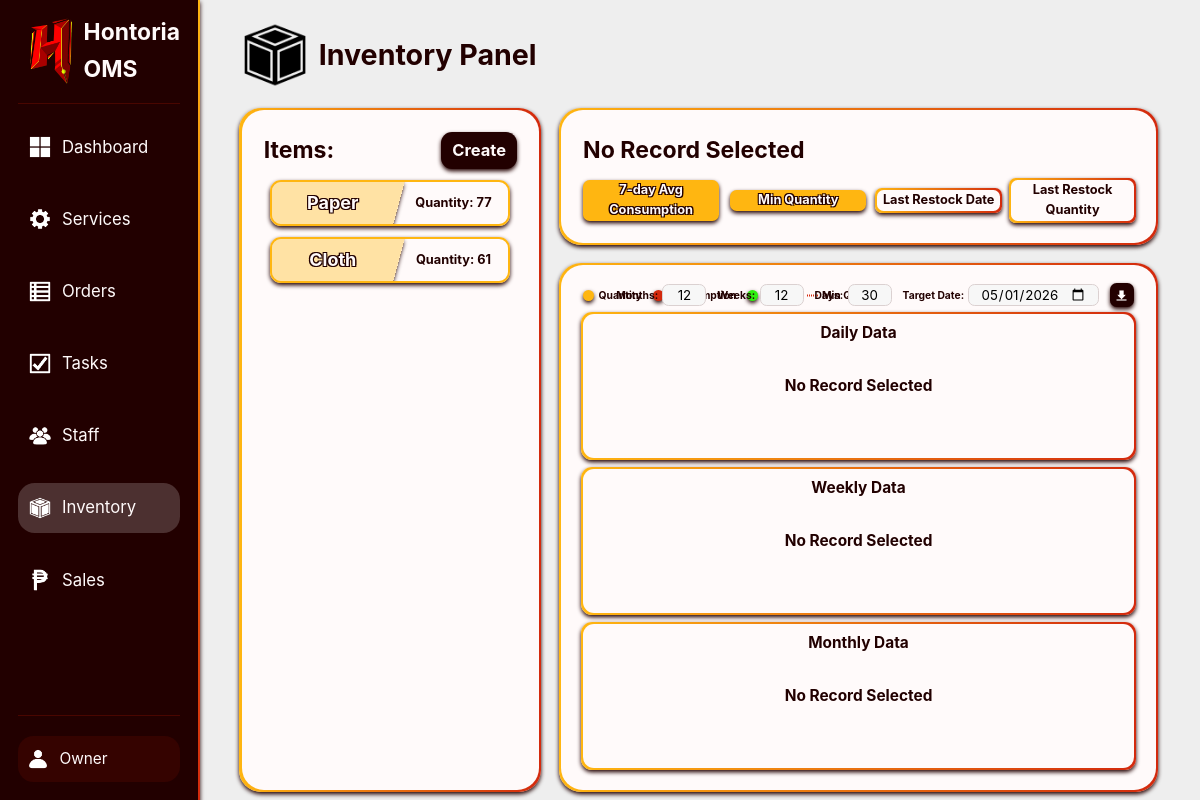
/internalWeb/public/index.php?page=inventory (signed in), run on the app's committed database.
### tables this page shows
CREATE TABLE inventory (
    id INT UNSIGNED AUTO_INCREMENT PRIMARY KEY,
    name VARCHAR(50) UNIQUE NOT NULL,
    minQuantity MEDIUMINT UNSIGNED NOT NULL DEFAULT 0,
    maxAvgConsumption MEDIUMINT UNSIGNED NOT NULL DEFAULT 0
);

### InternalWeb/Controllers/InventoryC.php (called while the page is built, shortened)
<?php
class InventoryC {
    private $inventoryModel;
    public function __construct($pdo) {
        require_once __DIR__ . '/../Models/InventoryM.php';
        $this->inventoryModel = new InventoryM($pdo);
    }
    public function showPage() {
        $inventoryList = $this->inventoryModel->getAllInventory();
        $inventoryQuantityMap = $this->inventoryModel->getAllInventoryCurrentQuantityMap();
        $inventoryLastRestockMap = $this->inventoryModel->getAllInventoryLastRestockMap();
        require __DIR__ . '/../Views/Inventory/Page.php';
    }
}

### InternalWeb/Models/InventoryM.php (called while the page is built, shortened)
<?php
class InventoryM {
    private $pdo;
    public function __construct($pdo) {
        $this->pdo = $pdo;
    }
    public function getAllInventory() {
        $query = "SELECT * FROM inventory";
        $stmt = $this->pdo->prepare($query);
        $stmt->execute();
        return $stmt->fetchAll(PDO::FETCH_ASSOC);
    }
    public function getAllInventoryCurrentQuantityMap() {
        $query = "
            SELECT
                inventoryRecords.inventoryID,
                inventoryRecords.quantity
            FROM inventoryRecords
            INNER JOIN (
                SELECT inventoryID, MAX(date) AS maxDate
                FROM inventoryRecords
                GROUP BY inventoryID
            ) latestDates ON inventoryRecords.inventoryID = latestDates.inventoryID
                AND inventoryRecords.date = latestDates.maxDate
            ORDER BY inventoryRecords.inventoryID ASC
        ";
        $stmt = $this->pdo->prepare($query);
        $stmt->execute();
        $map = [];
        foreach ($stmt->fetchAll(PDO::FETCH_ASSOC) as $item) {
            $map[$item['inventoryID']] = $item['quantity'];
        }
        return $map;
    }
    public function getAllInventoryLastRestockMap() {
        $query = "
            SELECT inventoryRecords.inventoryID,
                inventoryRecords.date,
                inventoryRecords.added
            FROM inventoryRecords
            INNER JOIN (
                SELECT inventoryID, MAX(date) AS maxDate
                FROM inventoryRecords
                WHERE added > 0
                GROUP BY inventoryID
            ) latestDates ON inventoryRecords.inventoryID = latestDates.inventoryID
                        AND inventoryRecords.date = latestDates.maxDate
            ORDER BY inventoryRecords.inventoryID ASC
        ";
        $stmt = $this->pdo->prepare($query);
        $stmt->execute();
        $map = [];
        foreach ($stmt->fetchAll(PDO::FETCH_ASSOC) as $row) {
            $map[$row['inventoryID']] = [
                'date'     => $row['date'],
                'quantity' => $row['added']
            ];
        }
        return $map;
    }
}

### InternalWeb/Views/Inventory/Page.php (the view, shortened to what this page needs)
<!DOCTYPE html>
<html>
<head>
    <link rel="stylesheet" href="../../Shared/CSS/Main.css">
</head>
<body class="asideLayout fixedScreen">
    <?php include("../Views/.Components/SideBar.php"); ?>
    <main class="columnLayout midGap">
        <h1 class="titleLogo minGap tinHeight">
            <img src="../../Shared/Img/BoxIcon.png" alt="Box"> Inventory Panel
        </h1>
        <section class="rowLayout flexMax midGap">
            <div class="flexMid columnLayout midGap">
                <section class="centerColumnLayout roundedMid flexMid">
                    <div class="box fullHeight fullWidth roundedMid columnLayout tinGap">
                        <div class="centerHoriRowLayout">
                            <h2 class="flexMax">Items:</h2>
                            <button type="button" class="darkBG emphasizedText noBorder shadowed whiteText centerColumnLayout fullHeight" id="createButton">
                                <b>Create</b>
                            </button>
                        </div>
                        <section class="minGap columnLayout scrollable flexMax noFlexBasis noMinHeight contentFlexStart regMinPadding" id="inventoryList">
                            <?php foreach ($inventoryList as $inventory): ?>
                                <div class="roundedMin centerHoriRowLayout flexStatic inventoryElement yellowBorder shadowed clickable fixedScreen noShrink"
                                    data-id="<?= htmlspecialchars($inventory['id']) ?>" data-name="<?= htmlspecialchars($inventory['name']) ?>"
                                    data-quantity="<?= htmlspecialchars($inventoryQuantityMap[$inventory['id']] ?? 0) ?>"
                                    data-min-quantity="<?= htmlspecialchars($inventory['minQuantity']) ?>"
                                    data-max-consumption="<?= htmlspecialchars($inventory['maxAvgConsumption']) ?>"
                                    data-restock-date="<?= $inventoryLastRestockMap[$inventory['id']]['date'] ?>"
                                    data-restock-quantity="<?= $inventoryLastRestockMap[$inventory['id']]['quantity'] ?>">
                                    <div class="capitalFirst centerText regMinPadding flexMax skewedXNegBG shadowed yellowTransBG">
                                        <h3 class="whiteText outlineText"><?= htmlspecialchars($inventory['name']) ?></h3>
                                    </div>
                                    <h5 class="capitalFirst centerText regMinPadding minWidth">
                                        Quantity: <?= htmlspecialchars($inventoryQuantityMap[$inventory['id']] ?? 0) ?>
                                    </h5>
                                </div>
                            <?php endforeach; ?>
                        </section>
                    </div>
                </section>
            </div>
            <section class="columnLayout midGap flexMax">
                <section class="centerColumnLayout roundedMid minGap">
                    <div class="centerColumnLayout minGap box roundedMid fullHeight fullWidth">
                        <div class="centerHoriRowLayout minGap fullWidth">
                            <h2 id="selectedTitle" class="capitalFirst flexMid">No Record Selected</h2>
                        </div>
                        <div class="centerHoriRowLayout minGap fullWidth">
                            <h5 id="avgConsumptionText" class="yellowBG roundedTin minHoriPadding outlineText whiteText shadowed flexMid centerText clickable">
                                7-day Avg Consumption
                            </h5>
                            <h5 id="minQuantityText" class="yellowBG roundedTin minHoriPadding outlineText whiteText shadowed flexMid centerText clickable">
                                Min Quantity
                            </h5>
                            <div class="flexMid centerColumnLayout roundedTin">
                                <h5 id="lastRestockDateText" class="capitalFirst midZ whiteBG fullDimensions roundedTin centerText">Last Restock Date</h5>
                            </div>
                            <div class="flexMid centerColumnLayout roundedTin">
                                <h5 id="lastRestockQuantityText" class="capitalFirst midZ whiteBG fullDimensions roundedTin centerText">Last Restock Quantity</h5>
                            </div>
                        </div>
                    </div>
                </section>
                <section class="centerColumnLayout roundedMid minGap flexMid noFlexBasis noMinHeight">
                    <div class="columnLayout minGap whiteBG regPadding roundedMid fullHeight fullWidth">
                        <div class="centerHoriRowLayout minGap whiteBG roundedMid">
                            <div class="centerHoriRowLayout tinGap">
                                <div class="micHeight squareSize yellowBG circle shadowed"></div>
                                <h6 class="capitalFirst">Quantity</h6>
                            </div>
                            <div class="centerHoriRowLayout tinGap">
                                <div class="micHeight squareSize redBG circle shadowed"></div>
                                <h6 class="capitalFirst">Consumption</h6>
                            </div>
                            <div class="centerHoriRowLayout tinGap">
                                <div class="micHeight squareSize greenBG circle shadowed"></div>
                                <h6 class="capitalFirst">Added</h6>
                            </div>
                            <div class="centerHoriRowLayout tinGap">
                                <div class="micHeight squareSize" style="display:flex; align-items:center; justify-content:center;">
                                    <div style="width:100%; height:0; border-top:0.1px dotted var(--red); transform: scaleY(2);"></div>
                                </div>
                                <h6 class="capitalFirst">Min Quantity</h6>
                            </div>
                            <div class="eastAbsolute edgeCorner fullWidth reverseCenterHoriRowLayout minGap">
                                <button type="button" class="noBorder darkBG shadowed squareSize minHoriPadding fitHeight roundedTin" id="downloadButton">
                                    <img src="../../Shared/Img/DownloadIcon.png" alt="Download" class="micHeight invertColors">
                                </button>
                                <div class="centerHoriRowLayout tinGap">
                                    <h6>Target Date:</h6>
                                    <input type="date" id="targetDateInput" class="unitHeight roundedTin">
                                </div>
                                <div class="centerHoriRowLayout tinGap">
                                    <h6>Days:</h6>
                                    <input type="number" id="dayRangeInput" class="unitHeight duoWidth roundedTin noPadding centerText" min="7" max="60" value="30">
                                </div>
                                <div class="centerHoriRowLayout tinGap">
                                    <h6>Weeks:</h6>
                                    <input type="number" id="weekRangeInput" class="unitHeight duoWidth roundedTin noPadding centerText" min="4" max="24" value="12">
                                </div>
                                <div class="centerHoriRowLayout tinGap">
                                    <h6>Months:</h6>
                                    <input type="number" id="monthRangeInput" class="unitHeight duoWidth roundedTin noPadding centerText" min="6" max="24" value="12">
                                </div>
                            </div>
                        </div>
                        <div class="centerColumnLayout whiteBG roundedMin fullHeight fullWidth">
                            <div id="dailyGraph" class="flexMax centerColumnLayout roundedMin whiteBG midZ fullWidth">
                                <h4 class="norAbsolute closeCorner topZ">Daily Data</h4>
                                <h4>No Record Selected</h4>
                            </div>
                        </div>
                        <div class="centerColumnLayout whiteBG roundedMin fullHeight fullWidth">
                            <div id="weeklyGraph" class="flexMax centerColumnLayout roundedMin whiteBG midZ fullWidth">
                                <h4 class="norAbsolute closeCorner topZ">Weekly Data</h4>
                                <h4>No Record Selected</h4>
                            </div>
                        </div>
                        <div class="centerColumnLayout whiteBG roundedMin fullHeight fullWidth">
                            <div id="monthlyGraph" class="flexMax centerColumnLayout roundedMin whiteBG midZ fullWidth">
                                <h4 class="norAbsolute closeCorner topZ">Monthly Data</h4>
                                <h4>No Record Selected</h4>
                            </div>
                        </div>
                    </div>
                </section>
            </section>
        </section>
    </main>
    <?php include("../Views/.Components/ConfirmationBox.php"); ?>
</body>
</html>

### Shared/CSS/Base.css (style rules this page uses)
* { margin: 0; padding: 0; box-sizing: border-box; }
html { font-family: "Inter", -apple-system, BlinkMacSystemFont, "Segoe UI", Roboto, "Helvetica Neue", Arial, "Noto Sans", sans-serif, "Apple Color Emoji", "Segoe UI Emoji", "Segoe UI Symbol", "Noto Color Emoji"; font-size: 22px; line-height: 1.6; color: var(--dark); }
:root { --white: #fffafa; --whiteTrans: #fffafa31; --whiteFaded: #fffafa17; --dark: #220000; --darkTrans: #22000046; --darkFaded: #2200002a; --darkGray: #dbd1d1; --lightGray: #f7f7f7; --gray: #eeeeee; --red: #d3290d; --lightRed: #fdd2cc; --redTrans: #f522022f; --redFaded: #f5220217; --yellow: #FFB611; --lightYellow: #ffe2a4; --yellowTrans: #ffb8115e; --yellowFaded: #ffb81125; --yellowGreen: #efff11; --yellowGreenTrans: #efff1148; --green: #2eef10; --greenTrans: #2eef1057; --greenFaded: #2eef1027; --blue: #088bfd; --gradientDiag: linear-gradient(to left, var(--red), var(--yellow)); --gradientVert: linear-gradient(to top, var(--red), var(--yellow)); }
body { min-height: 100vh; overflow-x: hidden; background-color: var(--gray); }
input[type=text], input[type=number], input[type=password], input[type=search], input[type=tel], input[type=email], input[type=url], input[type=button], input[type=submit], input[type=date], input[type="file"], button, select, textarea { font-family: "Inter", -apple-system, BlinkMacSystemFont, "Segoe UI", Roboto, "Helvetica Neue", Arial, "Noto Sans", sans-serif, "Apple Color Emoji", "Segoe UI Emoji", "Segoe UI Symbol", "Noto Color Emoji"; height: 1.7rem; padding: 0 0.5rem; background: var(--lightGray); border-radius: 0.5rem; border: 0.1em solid var(--darkGray); }
input[type=button], input[type=submit], button, select, a { cursor: pointer; font-size: 0.7rem; }
input[type="number"] { appearance: textfield; }
img { height: 70%; }
p, div { font-size: 0.7rem; }
b { font-size: 0.75rem; }
* { scrollbar-width: thin; }

### Shared/CSS/Layout.css (style rules this page uses)
.centerColumnLayout { display: flex; justify-content: center; flex-direction: column; align-items: center; }
.asideLayout { display: flex; }
.asideLayout>main { flex: 6; }
.asideLayout>main>*:first-child { margin-top: 1rem; }
.asideLayout>main>* { margin-right: 2rem; margin-left: 2rem; }
.asideLayout>main>section { max-height: 85vh; height: 85vh; }
.columnLayout { display: flex; flex-direction: column; }
.tinGap { gap: 0.2rem; }
.minGap { gap: 0.5rem; }
.midGap { gap: 1rem; }
.fullHeight { height: 100%; }
.fullWidth { width: 100%; }
.fullDimensions { height: 100% !important; width: 100% !important; }
.reverseCenterHoriRowLayout { display: flex; align-items: center; flex-direction: row-reverse; }
.centerHoriRowLayout { display: flex; align-items: center; flex-direction: row; }
.rowLayout { display: flex; flex-direction: row; }
.regMinPadding { padding: 0.3rem !important; }
.regPadding { padding: 1rem !important; }
.minHoriPadding { padding: 0 0.3rem; }
.flexMid { flex: 3 !important; }
.flexMax { flex: 6 !important; }
.scrollable { overflow-y: scroll !important; }
.fixedScreen { overflow: hidden; }
.duoWidth { width: 2rem !important; }
.minWidth { width: 5rem; }
.micHeight { height: 0.5rem !important; }
.unitHeight { height: 1rem !important; }
.tinHeight { height: 3rem !important; }
.fitHeight { height: fit-content !important; }
.contentFlexStart { align-content: flex-start; }
.flexStatic { flex-grow: 0; }
.norAbsolute { position: absolute !important; top: 1rem; }
.eastAbsolute { position: absolute !important; right: 1rem; }
.norAbsolute.closeCorner { top: 0.3rem; }
.eastAbsolute.edgeCorner { right: 0; }
*:has(> .eastAbsolute), *:has(> .norWestAbsolute), *:has(> .norEastAbsolute), *:has(> .souEastAbsolute), *:has(> .souWestAbsolute) { position: relative; }
.squareSize { aspect-ratio: 1 / 1; }
.noShrink { flex-shrink: 0; }
.noPadding { padding: 0 !important; }
.topZ { z-index: 5 !important; }
.midZ { z-index: 3 !important; }
.noMinHeight { min-height: 0 !important; }
.noFlexBasis { flex-basis: 0 !important; }

### data on the page
inventory: name "Paper", id "77"
inventory: name "Cloth", id "61"

### other printed values
$linkData['label'] "Dashboard"
$linkData['label'] "Services"
$linkData['label'] "Orders"
$linkData['label'] "Tasks"
$linkData['label'] "Staff"
$linkData['label'] "Inventory"
$linkData['label'] "Sales"
$_SESSION['username'] "Owner"
